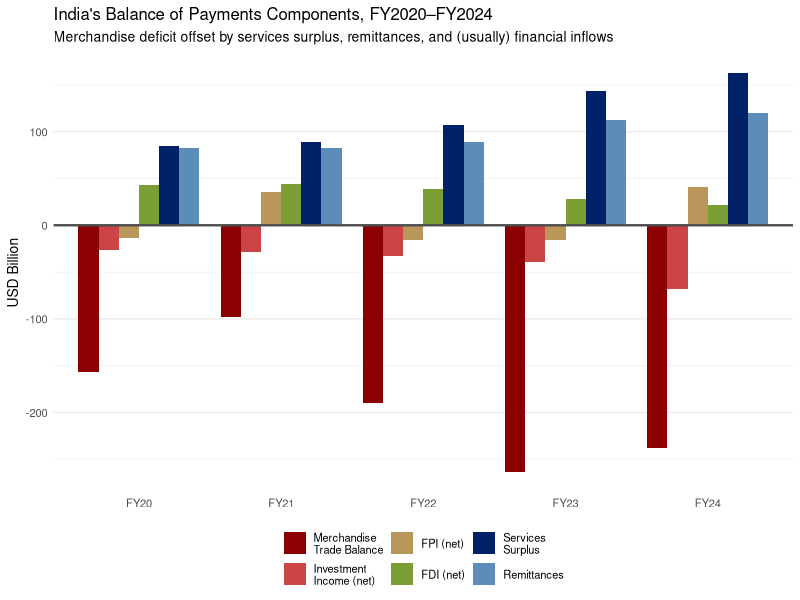
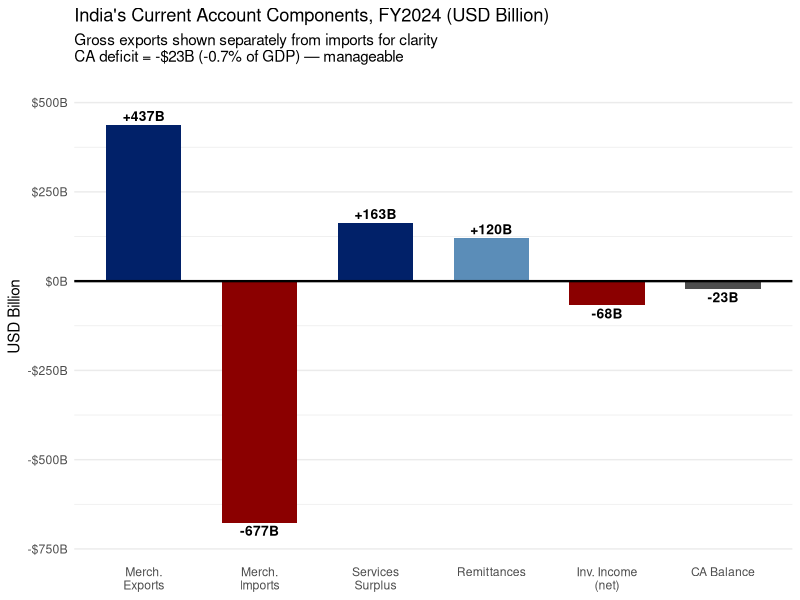
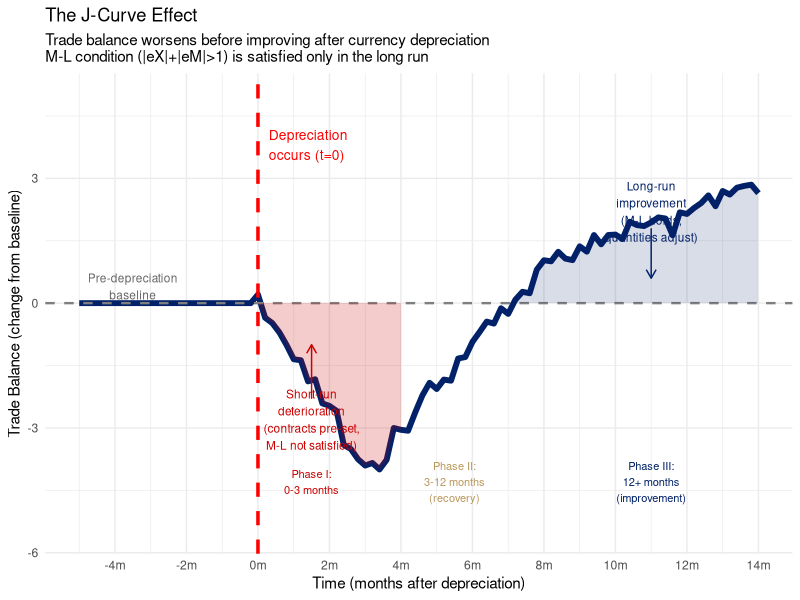
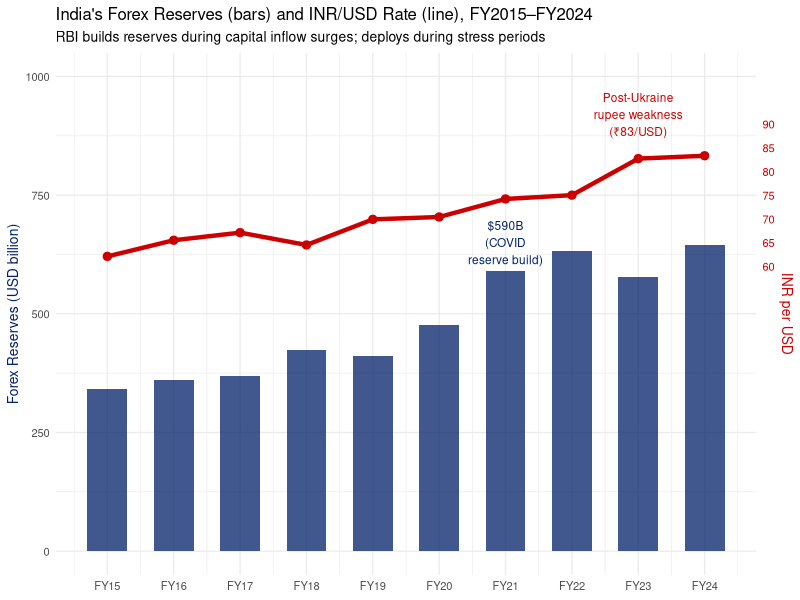

Write R code to recreate these figures, in order.
## ---- chunk 1
#| label: setup
#| include: false
library(ggplot2)
library(dplyr)
library(tidyr)
library(scales)
library(patchwork)
options(scipen = 999)
theme_set(theme_minimal(base_size = 11))
knitr::opts_chunk$set(echo = knitr::is_html_output())
## ---- chunk 2
#| label: fig-bop-india
#| fig-cap: "India's Balance of Payments Components, FY2020–FY2024 (USD billion)\nSource: RBI, Balance of Payments Statistics."
#| fig-width: 9
#| fig-height: 5

bop_data <- data.frame(
  year           = rep(c("FY20","FY21","FY22","FY23","FY24"), each = 6),
  component      = rep(c("Merchandise\nTrade Balance", "Services\nSurplus",
                         "Remittances", "Investment\nIncome (net)",
                         "FDI (net)", "FPI (net)"), times = 5),
  value          = c(
    # FY20
    -157,  85,  83, -26,  43, -14,
    # FY21
     -98,  89,  83, -29,  44,  36,
    # FY22
    -190, 107,  89, -33,  39, -16,
    # FY23
    -264, 143, 112, -39,  28, -16,
    # FY24
    -238, 163, 120, -68,  22,  41
  )
)

bop_data <- bop_data |>
  mutate(
    account = ifelse(component %in% c("Merchandise\nTrade Balance",
                                       "Services\nSurplus",
                                       "Remittances",
                                       "Investment\nIncome (net)"),
                     "Current Account", "Financial Account"),
    component = factor(component,
                       levels = c("Merchandise\nTrade Balance",
                                  "Investment\nIncome (net)",
                                  "FPI (net)",
                                  "FDI (net)",
                                  "Services\nSurplus",
                                  "Remittances"))
  )

ggplot(bop_data, aes(x = year, y = value, fill = component)) +
  geom_col(position = "dodge", width = 0.85) +
  geom_hline(yintercept = 0, linewidth = 0.8, color = "grey30") +
  scale_fill_manual(values = c(
    "Merchandise\nTrade Balance" = "#8B0000",
    "Investment\nIncome (net)"  = "#cc4444",
    "FPI (net)"                  = "#B9975B",
    "FDI (net)"                  = "#7B9F35",
    "Services\nSurplus"          = "#012169",
    "Remittances"                = "#5B8DB8"
  )) +
  labs(
    title    = "India's Balance of Payments Components, FY2020–FY2024",
    subtitle = "Merchandise deficit offset by services surplus, remittances, and (usually) financial inflows",
    x = NULL, y = "USD Billion", fill = NULL
  ) +
  theme_minimal(base_size = 10) +
  theme(
    legend.position  = "bottom",
    legend.text      = element_text(size = 8),
    panel.grid.major.x = element_blank()
  ) +
  guides(fill = guide_legend(nrow = 2))
## ---- chunk 3
#| label: fig-ca-waterfall
#| fig-cap: "India's Current Account, FY2024: Component Contributions (USD Billion)\nSource: RBI, Balance of Payments Statistics."
#| fig-width: 7.5
#| fig-height: 4.5

# CA = merch balance + services + remittances + investment income
# = -238 + 163 + 120 - 68 = -23 (approx)
ca_items <- data.frame(
  item      = factor(
    c("Merch.\nExports", "Merch.\nImports", "Services\nSurplus",
      "Remittances", "Inv. Income\n(net)", "CA Balance"),
    levels = c("Merch.\nExports", "Merch.\nImports", "Services\nSurplus",
               "Remittances", "Inv. Income\n(net)", "CA Balance")
  ),
  value     = c( 437, -677,  163,  120, -68, -23),
  fill_col  = c("#012169", "#8B0000", "#012169", "#5B8DB8", "#8B0000", "grey30"),
  label_pos = c( 437, -677,  163,  120, -68, -23)
)

ggplot(ca_items, aes(x = item, y = value, fill = fill_col)) +
  geom_col(width = 0.65) +
  scale_fill_identity() +
  geom_hline(yintercept = 0, linewidth = 0.8) +
  geom_text(
    aes(
      label = paste0(ifelse(value >= 0, "+", ""), value, "B"),
      vjust = ifelse(value >= 0, -0.4, 1.3)
    ),
    size = 3.5, fontface = "bold"
  ) +
  scale_y_continuous(
    limits = c(-720, 520),
    labels = label_dollar(prefix = "$", suffix = "B")
  ) +
  labs(
    title    = "India's Current Account Components, FY2024 (USD Billion)",
    subtitle = "Gross exports shown separately from imports for clarity\nCA deficit = -$23B (-0.7% of GDP) — manageable",
    x = NULL, y = "USD Billion"
  ) +
  theme_minimal(base_size = 11) +
  theme(panel.grid.major.x = element_blank())
## ---- chunk 4
#| label: fig-jcurve
#| fig-cap: "J-Curve: Trade Balance Initially Worsens After Currency Depreciation\nSource: Author's illustration."
#| fig-width: 8
#| fig-height: 4.5

set.seed(42)
t <- seq(-5, 14, by = 0.2)

# J-curve shape: initial deterioration then improvement
# TB(t<0) = 0 (baseline)
# After depreciation at t=0:
#   short run (0-3 months): TB falls (pre-set contracts, inelastic demand)
#   medium (3-12 months):   TB recovers as quantities adjust
#   long run (12+ months):  TB improves above baseline if M-L holds

tb_j <- ifelse(
  t < 0, 0,
  ifelse(
    t < 3,
    -4 * (t/3),                                    # deterioration phase
    ifelse(
      t < 8,
      -4 + 5 * ((t - 3)/5),                        # recovery phase
      1 + 0.3 * (t - 8)                             # long-run improvement
    )
  )
)

# Add some noise for realism
tb_j <- tb_j + c(rep(0, sum(t < 0)), rnorm(sum(t >= 0), 0, 0.15))

df <- data.frame(time = t, tb = tb_j)

ggplot(df, aes(x = time, y = tb)) +
  geom_line(color = "#012169", linewidth = 2) +
  geom_hline(yintercept = 0, linetype = "dashed", color = "grey50", linewidth = 0.8) +
  geom_vline(xintercept = 0, linetype = "dashed", color = "red", linewidth = 1.2) +
  # Shaded deterioration region
  geom_ribbon(
    data = df |> filter(time >= 0 & time <= 4),
    aes(ymin = pmin(tb, 0), ymax = 0),
    fill = "#cc0000", alpha = 0.2
  ) +
  # Shaded improvement region
  geom_ribbon(
    data = df |> filter(time > 4),
    aes(ymin = 0, ymax = pmax(tb, 0)),
    fill = "#012169", alpha = 0.15
  ) +
  # Annotations
  annotate("text", x = 0.3, y = 3.8,
           label = "Depreciation\noccurs (t=0)", color = "red", size = 3.5, hjust = 0) +
  annotate("text", x = -3.5, y = 0.4,
           label = "Pre-depreciation\nbaseline", size = 3, color = "grey40") +
  annotate("text", x = 1.5, y = -2.8,
           label = "Short-run\ndeterioration\n(contracts pre-set,\nM-L not satisfied)",
           size = 3, color = "#cc0000", hjust = 0.5) +
  annotate("text", x = 11, y = 2.2,
           label = "Long-run\nimprovement\n(M-L holds,\nquantities adjust)",
           size = 3, color = "#012169", hjust = 0.5) +
  annotate("segment",
           x = 1.5, y = -2.3, xend = 1.5, yend = -1,
           arrow = arrow(length = unit(0.25, "cm")), color = "#cc0000") +
  annotate("segment",
           x = 11, y = 1.8, xend = 11, yend = 0.6,
           arrow = arrow(length = unit(0.25, "cm")), color = "#012169") +
  # Phase labels
  annotate("text", x = 1.5, y = -4.3,
           label = "Phase I:\n0-3 months", size = 2.8, color = "#cc0000") +
  annotate("text", x = 5.5, y = -4.3,
           label = "Phase II:\n3-12 months\n(recovery)", size = 2.8, color = "#B9975B") +
  annotate("text", x = 11,  y = -4.3,
           label = "Phase III:\n12+ months\n(improvement)", size = 2.8, color = "#012169") +
  scale_x_continuous(breaks = seq(-4, 14, 2),
                     labels = paste0(seq(-4, 14, 2), "m")) +
  scale_y_continuous(limits = c(-5.5, 5)) +
  labs(
    title    = "The J-Curve Effect",
    subtitle = "Trade balance worsens before improving after currency depreciation\nM-L condition (|eX|+|eM|>1) is satisfied only in the long run",
    x = "Time (months after depreciation)", y = "Trade Balance (change from baseline)"
  ) +
  theme_minimal(base_size = 11)
## ---- chunk 5
#| label: fig-forex-reserves
#| fig-cap: "India's Forex Reserves and INR/USD Exchange Rate, FY2015–FY2024\nSource: RBI, Database on Indian Economy (DBIE)."
#| fig-width: 8.5
#| fig-height: 4.5

reserves_data <- data.frame(
  year      = 2015:2024,
  reserves  = c(341, 360, 370, 424, 412, 477, 590, 633, 578, 646),
  inr_usd   = c(62.1, 65.5, 67.1, 64.5, 69.9, 70.4, 74.2, 75.0, 82.7, 83.3)
)

# Dual-axis plot using secondary axis
coeff <- 10   # scale factor for INR (reserves ~100x INR so scale accordingly

p_res <- ggplot(reserves_data, aes(x = year)) +
  # Reserves bars
  geom_col(aes(y = reserves), fill = "#012169", alpha = 0.75, width = 0.6) +
  # INR/USD line (scaled)
  geom_line(aes(y = inr_usd * coeff), color = "#cc0000", linewidth = 1.5) +
  geom_point(aes(y = inr_usd * coeff), color = "#cc0000", size = 2.5) +
  # Mark 2022 taper tantrum equivalent
  annotate("text", x = 2023, y = 920,
           label = "Post-Ukraine\nrupee weakness\n(₹83/USD)", size = 3, color = "#cc0000") +
  # Mark 2020 reserve build
  annotate("text", x = 2021, y = 650,
           label = "$590B\n(COVID\nreserve build)", size = 3, color = "#012169") +
  scale_x_continuous(breaks = 2015:2024,
                     labels = paste0("FY", substr(2015:2024, 3, 4))) +
  scale_y_continuous(
    name     = "Forex Reserves (USD billion)",
    limits   = c(0, 1000),
    sec.axis = sec_axis(~ . / coeff,
                        name   = "INR per USD",
                        breaks = seq(60, 90, 5))
  ) +
  labs(
    title    = "India's Forex Reserves (bars) and INR/USD Rate (line), FY2015–FY2024",
    subtitle = "RBI builds reserves during capital inflow surges; deploys during stress periods",
    x = NULL
  ) +
  theme_minimal(base_size = 10) +
  theme(
    axis.title.y.right = element_text(color = "#cc0000"),
    axis.text.y.right  = element_text(color = "#cc0000"),
    axis.title.y.left  = element_text(color = "#012169")
  )

p_res
